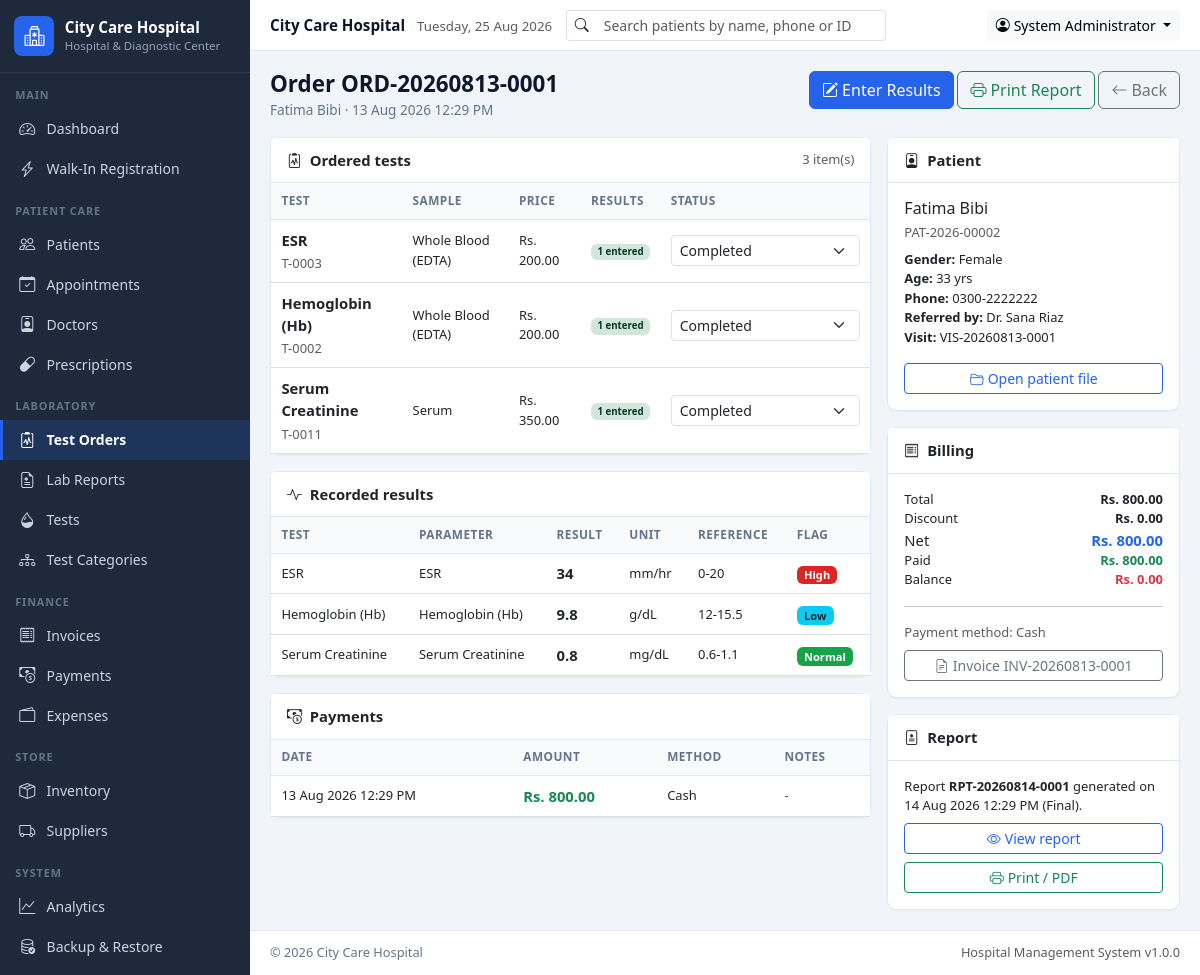
/modules/orders/view.php?id=2 (signed in), run on the app's committed database.
### tables this page shows
CREATE TABLE IF NOT EXISTS test_order_items (
  id INT AUTO_INCREMENT PRIMARY KEY,
  order_id INT NOT NULL,
  test_id INT NOT NULL,
  price DECIMAL(10,2) DEFAULT 0,
  status ENUM('Ordered','Sample Collected','Processing','Pending','Completed','Delivered') DEFAULT 'Ordered',
  created_at TIMESTAMP DEFAULT CURRENT_TIMESTAMP,
  FOREIGN KEY (order_id) REFERENCES test_orders(id) ON DELETE CASCADE,
  FOREIGN KEY (test_id) REFERENCES tests(id)
);

CREATE TABLE IF NOT EXISTS tests (
  id INT AUTO_INCREMENT PRIMARY KEY,
  test_code VARCHAR(20) UNIQUE NOT NULL,
  name VARCHAR(150) NOT NULL,
  category_id INT,
  price DECIMAL(10,2) DEFAULT 0,
  sample_type VARCHAR(50),
  unit VARCHAR(30),
  normal_range VARCHAR(100),
  male_range VARCHAR(100),
  female_range VARCHAR(100),
  child_range VARCHAR(100),
  description TEXT,
  instructions TEXT,
  is_active TINYINT(1) DEFAULT 1,
  created_at TIMESTAMP DEFAULT CURRENT_TIMESTAMP,
  FOREIGN KEY (category_id) REFERENCES test_categories(id) ON DELETE SET NULL
);

CREATE TABLE IF NOT EXISTS test_results (
  id INT AUTO_INCREMENT PRIMARY KEY,
  order_item_id INT NOT NULL,
  parameter_id INT,
  parameter_name VARCHAR(100),
  result_value VARCHAR(255),
  unit VARCHAR(30),
  reference_range VARCHAR(100),
  flag ENUM('Normal','Low','High','') DEFAULT '',
  notes TEXT,
  created_at TIMESTAMP DEFAULT CURRENT_TIMESTAMP,
  updated_at TIMESTAMP DEFAULT CURRENT_TIMESTAMP ON UPDATE CURRENT_TIMESTAMP,
  FOREIGN KEY (order_item_id) REFERENCES test_order_items(id) ON DELETE CASCADE,
  FOREIGN KEY (parameter_id) REFERENCES test_parameters(id) ON DELETE SET NULL
);

CREATE TABLE IF NOT EXISTS payments (
  id INT AUTO_INCREMENT PRIMARY KEY,
  patient_id INT NOT NULL,
  invoice_id INT,
  order_id INT,
  amount DECIMAL(10,2) NOT NULL,
  payment_method ENUM('Cash','Card','Bank Transfer','Other') DEFAULT 'Cash',
  payment_date DATETIME NOT NULL,
  notes TEXT,
  created_at TIMESTAMP DEFAULT CURRENT_TIMESTAMP,
  INDEX idx_payment_date (payment_date),
  FOREIGN KEY (patient_id) REFERENCES patients(id) ON DELETE CASCADE
);

CREATE TABLE IF NOT EXISTS test_orders (
  id INT AUTO_INCREMENT PRIMARY KEY,
  order_number VARCHAR(20) UNIQUE NOT NULL,
  patient_id INT NOT NULL,
  visit_id INT,
  order_date DATETIME NOT NULL,
  referring_doctor VARCHAR(100),
  total_amount DECIMAL(10,2) DEFAULT 0,
  discount DECIMAL(10,2) DEFAULT 0,
  net_amount DECIMAL(10,2) DEFAULT 0,
  paid_amount DECIMAL(10,2) DEFAULT 0,
  remaining_amount DECIMAL(10,2) DEFAULT 0,
  payment_method ENUM('Cash','Card','Bank Transfer','Other') DEFAULT 'Cash',
  notes TEXT,
  created_at TIMESTAMP DEFAULT CURRENT_TIMESTAMP,
  INDEX idx_orders_date (order_date),
  FOREIGN KEY (patient_id) REFERENCES patients(id) ON DELETE CASCADE,
  FOREIGN KEY (visit_id) REFERENCES visits(id) ON DELETE SET NULL
);

CREATE TABLE IF NOT EXISTS patients (
  id INT AUTO_INCREMENT PRIMARY KEY,
  patient_id VARCHAR(20) UNIQUE NOT NULL,
  full_name VARCHAR(100) NOT NULL,
  father_husband_name VARCHAR(100),
  gender ENUM('Male','Female','Other') NOT NULL,
  date_of_birth DATE,
  age INT,
  cnic VARCHAR(20),
  phone VARCHAR(20),
  whatsapp VARCHAR(20),
  email VARCHAR(100),
  address TEXT,
  emergency_contact VARCHAR(100),
  blood_group VARCHAR(5),
  referring_doctor VARCHAR(100),
  medical_notes TEXT,
  registration_date DATE NOT NULL,
  created_at TIMESTAMP DEFAULT CURRENT_TIMESTAMP,
  updated_at TIMESTAMP DEFAULT CURRENT_TIMESTAMP ON UPDATE CURRENT_TIMESTAMP,
  INDEX idx_patients_name (full_name),
  INDEX idx_patients_phone (phone)
);

CREATE TABLE IF NOT EXISTS visits (
  id INT AUTO_INCREMENT PRIMARY KEY,
  visit_number VARCHAR(20) UNIQUE NOT NULL,
  patient_id INT NOT NULL,
  visit_date DATETIME NOT NULL,
  visit_type ENUM('Walk-In','Appointment','Emergency','Follow-Up') DEFAULT 'Walk-In',
  doctor_id INT,
  symptoms TEXT,
  diagnosis TEXT,
  notes TEXT,
  total_charges DECIMAL(10,2) DEFAULT 0,
  payment_status ENUM('Pending','Partial','Paid') DEFAULT 'Pending',
  created_at TIMESTAMP DEFAULT CURRENT_TIMESTAMP,
  FOREIGN KEY (patient_id) REFERENCES patients(id) ON DELETE CASCADE,
  FOREIGN KEY (doctor_id) REFERENCES doctors(id) ON DELETE SET NULL
);

CREATE TABLE IF NOT EXISTS invoices (
  id INT AUTO_INCREMENT PRIMARY KEY,
  invoice_number VARCHAR(20) UNIQUE NOT NULL,
  patient_id INT NOT NULL,
  visit_id INT,
  invoice_date DATETIME NOT NULL,
  subtotal DECIMAL(10,2) DEFAULT 0,
  discount DECIMAL(10,2) DEFAULT 0,
  total DECIMAL(10,2) DEFAULT 0,
  paid_amount DECIMAL(10,2) DEFAULT 0,
  balance DECIMAL(10,2) DEFAULT 0,
  payment_method ENUM('Cash','Card','Bank Transfer','Other') DEFAULT 'Cash',
  payment_status ENUM('Pending','Partial','Paid') DEFAULT 'Pending',
  notes TEXT,
  created_at TIMESTAMP DEFAULT CURRENT_TIMESTAMP,
  INDEX idx_invoice_date (invoice_date),
  FOREIGN KEY (patient_id) REFERENCES patients(id) ON DELETE CASCADE
);

CREATE TABLE IF NOT EXISTS reports (
  id INT AUTO_INCREMENT PRIMARY KEY,
  report_number VARCHAR(20) UNIQUE NOT NULL,
  order_id INT NOT NULL,
  patient_id INT NOT NULL,
  generated_at DATETIME NOT NULL,
  authorized_by VARCHAR(100),
  remarks TEXT,
  status ENUM('Draft','Final') DEFAULT 'Final',
  created_at TIMESTAMP DEFAULT CURRENT_TIMESTAMP,
  FOREIGN KEY (order_id) REFERENCES test_orders(id) ON DELETE CASCADE,
  FOREIGN KEY (patient_id) REFERENCES patients(id) ON DELETE CASCADE
);

### modules/orders/view.php (the view, shortened to what the rows shown need)
<?php
$id = (int)get('id', post('id'));
$order = $id ? fetchOne('SELECT o.*, p.full_name, p.patient_id AS patient_code, p.gender, p.age, p.date_of_birth,
        p.phone, p.whatsapp, p.address, v.visit_number
    FROM test_orders o
    JOIN patients p ON p.id = o.patient_id
    LEFT JOIN visits v ON v.id = o.visit_id
    WHERE o.id = ?', [$id]) : null;
$items = fetchAll('SELECT i.*, t.name AS test_name, t.test_code, t.sample_type, t.unit, t.normal_range,
        (SELECT COUNT(*) FROM test_results r WHERE r.order_item_id = i.id) AS result_count
    FROM test_order_items i JOIN tests t ON t.id = i.test_id WHERE i.order_id = ? ORDER BY t.name', [$id]);
$results = fetchAll('SELECT r.*, i.test_id, t.name AS test_name FROM test_results r
    JOIN test_order_items i ON i.id = r.order_item_id
    JOIN tests t ON t.id = i.test_id
    WHERE i.order_id = ? ORDER BY t.name, r.id', [$id]);
$payments = fetchAll('SELECT * FROM payments WHERE order_id = ? ORDER BY payment_date DESC, id DESC', [$id]);
$report   = fetchOne('SELECT * FROM reports WHERE order_id = ? ORDER BY id DESC LIMIT 1', [$id]);
$invoice  = fetchOne('SELECT * FROM invoices WHERE visit_id = ? OR notes LIKE ? ORDER BY id DESC LIMIT 1',
    [$order['visit_id'], '%' . $order['order_number'] . '%']);
$pageSubtitle = sanitize($order['full_name']) . ' · ' . formatDateTime($order['order_date']);
require_once INC_PATH . '/header.php';
?>
<div class="row g-3">
    <div class="col-lg-8">
        <div class="card mb-3">
            <div class="table-responsive">
                <table class="table table-hover align-middle mb-0">
                    <thead><tr><th>Test</th><th>Sample</th><th>Price</th><th>Results</th><th style="width:210px">Status</th></tr></thead>
                    <tbody>
                    <?php foreach ($items as $item): ?>
                        <tr>
                            <td>
                                <div class="fw-semibold"><?= sanitize($item['test_name']) ?></div>
                                <small class="text-muted"><?= sanitize($item['test_code']) ?></small>
                            </td>
                            <td class="small"><?= sanitize($item['sample_type'] ?: '-') ?></td>
                            <td class="small"><?= formatCurrency($item['price']) ?></td>
                            <td class="small">
                                <?= (int)$item['result_count'] > 0
                                    ? '<span class="badge bg-success-subtle text-success-emphasis">' . (int)$item['result_count'] . ' entered</span>'
                                    : '<span class="badge bg-light text-muted">none</span>' ?>
                            </td>
                            <td>
                                <form method="post" class="d-flex gap-1">
                                    <select name="status" class="form-select form-select-sm" onchange="this.form.submit()">
                                        <?php foreach (['Ordered', 'Sample Collected', 'Processing', 'Pending', 'Completed', 'Delivered'] as $s): ?>
                                            <option value="<?= $s ?>" <?= $item['status'] === $s ? 'selected' : '' ?>><?= $s ?></option>
                                        <?php endforeach; ?>
                                    </select>
                                </form>
                            </td>
                        </tr>
                    <?php endforeach; ?>
                    </tbody>
                </table>
            </div>
        </div>
        <?php if ($results): ?>
            <div class="card mb-3">
                <div class="table-responsive">
                    <table class="table table-sm align-middle mb-0">
                        <thead><tr><th>Test</th><th>Parameter</th><th>Result</th><th>Unit</th><th>Reference</th><th>Flag</th></tr></thead>
                        <tbody>
                        <?php foreach ($results as $r): ?>
                            <tr>
                                <td class="small"><?= sanitize($r['test_name']) ?></td>
                                <td class="small"><?= sanitize($r['parameter_name'] ?: '-') ?></td>
                                <td class="fw-semibold"><?= sanitize($r['result_value']) ?></td>
                                <td class="small"><?= sanitize($r['unit']) ?></td>
                                <td class="small"><?= sanitize($r['reference_range']) ?></td>
                                <td><?= flagBadge($r['flag']) ?></td>
                            </tr>
                        <?php endforeach; ?>
                        </tbody>
                    </table>
                </div>
            </div>
        <?php endif; ?>
        <div class="card">
            <div class="table-responsive">
                <table class="table table-sm align-middle mb-0">
                    <thead><tr><th>Date</th><th>Amount</th><th>Method</th><th>Notes</th></tr></thead>
                    <tbody>
                    <?php foreach ($payments as $p): ?>
                        <tr>
                            <td class="small"><?= formatDateTime($p['payment_date']) ?></td>
                            <td class="fw-semibold text-success"><?= formatCurrency($p['amount']) ?></td>
                            <td class="small"><?= sanitize($p['payment_method']) ?></td>
                            <td class="small text-muted"><?= sanitize($p['notes'] ?: '-') ?></td>
                        </tr>
                    <?php endforeach; ?>
                    </tbody>
                </table>
            </div>
        </div>
    </div>
    <div class="col-lg-4">
        <div class="card mb-3">
            <div class="card-body">
                <h6 class="mb-1"><?= sanitize($order['full_name']) ?></h6>
                <div class="small text-muted mb-2"><?= sanitize($order['patient_code']) ?></div>
                <ul class="list-unstyled small mb-3">
                    <li><strong>Gender:</strong> <?= sanitize($order['gender']) ?></li>
                    <li><strong>Age:</strong> <?= $order['age'] !== null ? (int)$order['age'] . ' yrs' : ($order['date_of_birth'] ? calculateAge($order['date_of_birth']) . ' yrs' : '-') ?></li>
                    <li><strong>Phone:</strong> <?= sanitize($order['phone'] ?: '-') ?></li>
                    <li><strong>Referred by:</strong> <?= sanitize($order['referring_doctor'] ?: '-') ?></li>
                    <?php if ($order['visit_number']): ?><li><strong>Visit:</strong> <?= sanitize($order['visit_number']) ?></li><?php endif; ?>
                </ul>
                <a href="<?= BASE_URL ?>/modules/patients/view.php?id=<?= (int)$order['patient_id'] ?>" class="btn btn-sm btn-outline-primary w-100">
                    <i class="bi bi-folder2-open me-1"></i>Open patient file
                </a>
            </div>
        </div>
        <div class="card mb-3">
            <div class="card-body">
                <div class="d-flex justify-content-between small"><span>Total</span><strong><?= formatCurrency($order['total_amount']) ?></strong></div>
                <div class="d-flex justify-content-between small"><span>Discount</span><strong><?= formatCurrency($order['discount']) ?></strong></div>
                <div class="d-flex justify-content-between"><span>Net</span><strong class="text-primary"><?= formatCurrency($order['net_amount']) ?></strong></div>
                <div class="d-flex justify-content-between small"><span>Paid</span><strong class="text-success"><?= formatCurrency($order['paid_amount']) ?></strong></div>
                <div class="d-flex justify-content-between small"><span>Balance</span><strong class="text-danger"><?= formatCurrency($order['remaining_amount']) ?></strong></div>
                <hr>
                <div class="small text-muted">Payment method: <?= sanitize($order['payment_method']) ?></div>
                <?php if ($invoice): ?>
                    <a href="<?= BASE_URL ?>/modules/billing/invoice_view.php?id=<?= (int)$invoice['id'] ?>" class="btn btn-sm btn-outline-secondary w-100 mt-2">
                        <i class="bi bi-file-earmark-text me-1"></i>Invoice <?= sanitize($invoice['invoice_number']) ?>
                    </a>
                <?php endif; ?>
            </div>
        </div>
        <div class="card">
            <div class="card-body">
                <?php if ($report): ?>
                    <p class="small mb-2">Report <strong><?= sanitize($report['report_number']) ?></strong> generated on <?= formatDateTime($report['generated_at']) ?> (<?= sanitize($report['status']) ?>).</p>
                    <div class="d-grid gap-2">
                        <a href="<?= BASE_URL ?>/modules/reports/view.php?id=<?= (int)$report['id'] ?>" class="btn btn-sm btn-outline-primary"><i class="bi bi-eye me-1"></i>View report</a>
                        <a href="<?= BASE_URL ?>/modules/reports/print.php?id=<?= (int)$report['id'] ?>" target="_blank" class="btn btn-sm btn-outline-success"><i class="bi bi-printer me-1"></i>Print / PDF</a>
                    </div>
                <?php endif; ?>
            </div>
        </div>
    </div>
</div>
<?php require_once INC_PATH . '/footer.php'; ?>

### includes/functions.php (shortened to what the rows shown need)
<?php
function sanitize($input)
{
    return htmlspecialchars((string)($input ?? ''), ENT_QUOTES, 'UTF-8');
}
function post($key, $default = '')
{
    return isset($_POST[$key]) ? (is_array($_POST[$key]) ? $_POST[$key] : trim((string)$_POST[$key])) : $default;
}
function get($key, $default = '')
{
    return isset($_GET[$key]) ? (is_array($_GET[$key]) ? $_GET[$key] : trim((string)$_GET[$key])) : $default;
}
function getSetting($key, $default = '')
{
    global $pdo;
    static $cache = null;
    if ($cache === null) {
        $cache = [];
        try {
            foreach ($pdo->query('SELECT setting_key, setting_value FROM settings') as $row) {
                $cache[$row['setting_key']] = $row['setting_value'];
            }
        } catch (Exception $e) {
            $cache = [];
        }
    }
    if (array_key_exists($key, $cache) && $cache[$key] !== null && $cache[$key] !== '') {
        return $cache[$key];
    }
    return $default;
}
function currencySymbol()
{
    return getSetting('currency_symbol', 'Rs.');
}
function formatCurrency($amount)
{
    return currencySymbol() . ' ' . number_format((float)$amount, 2);
}
function formatDateTime($date)
{
    $ts = strtotime($date);
    return $ts ? date(getSetting('date_format', 'd M Y') . ' ' . getSetting('time_format', 'h:i A'), $ts) : '-';
}
function flagBadge($flag)
{
    switch ($flag) {
        case 'Low':
            return '<span class="badge bg-info text-dark">Low</span>';
        case 'High':
            return '<span class="badge bg-danger">High</span>';
        case 'Normal':
            return '<span class="badge bg-success">Normal</span>';
    }
    return '<span class="text-muted">-</span>';
}
function fetchOne($sql, array $params = [])
{
    global $pdo;
    $stmt = $pdo->prepare($sql);
    $stmt->execute($params);
    $row = $stmt->fetch();
    return $row ?: null;
}
function fetchAll($sql, array $params = [])
{
    global $pdo;
    $stmt = $pdo->prepare($sql);
    $stmt->execute($params);
    return $stmt->fetchAll();
}

### data on the page
test_order_items: test.name "ESR", test.test_code "T-0003", test.sample_type "Whole Blood (EDTA)", price "Rs. 200.00", result_count "1", status "Completed"
test_order_items: test.name "Hemoglobin (Hb)", test.test_code "T-0002", test.sample_type "Whole Blood (EDTA)", price "Rs. 200.00", result_count "1", status "Completed"
test_order_items: test.name "Serum Creatinine", test.test_code "T-0011", test.sample_type "Serum", price "Rs. 350.00", result_count "1", status "Completed"
test_results: tests.name "ESR", parameter_name "ESR", result_value "34", unit "mm/hr", reference_range "0-20", flag "High"
test_results: tests.name "Hemoglobin (Hb)", parameter_name "Hemoglobin (Hb)", result_value "9.8", unit "g/dL", reference_range "12-15.5", flag "Low"
test_results: tests.name "Serum Creatinine", parameter_name "Serum Creatinine", result_value "0.8", unit "mg/dL", reference_range "0.6-1.1", flag "Normal"
payments: payment_date "13 Aug 2026 12:29 PM", amount "Rs. 800.00", payment_method "Cash", notes "-"
test_orders: patient.full_name "Fatima Bibi", patient.patient_id "PAT-2026-00002", patient.gender "Female", patient.age "33", patient.phone "0300-2222222", referring_doctor "Dr. Sana Riaz", visit.visit_number "VIS-20260813-0001", total_amount "Rs. 800.00", discount "Rs. 0.00", net_amount "Rs. 800.00", paid_amount "Rs. 800.00", remaining_amount "Rs. 0.00", payment_method "Cash"
invoices: invoice_number "INV-20260813-0001"
reports: report_number "RPT-20260814-0001", generated_at "14 Aug 2026 12:29 PM", status "Final"

### other printed values
getSetting('hospital_name', 'City Care Hospital') "City Care Hospital"
getSetting('hospital_tagline', 'Hospital &amp; Diagnostic Center') "Hospital & Diagnostic Center"
$group['label'] "MAIN"
$item['text'] "Dashboard"
$item['text'] "Walk-In Registration"
$group['label'] "PATIENT CARE"
$item['text'] "Patients"
$item['text'] "Appointments"
$item['text'] "Doctors"
$item['text'] "Prescriptions"
$group['label'] "LABORATORY"
$item['text'] "Test Orders"
$item['text'] "Lab Reports"
$item['text'] "Tests"
$item['text'] "Test Categories"
